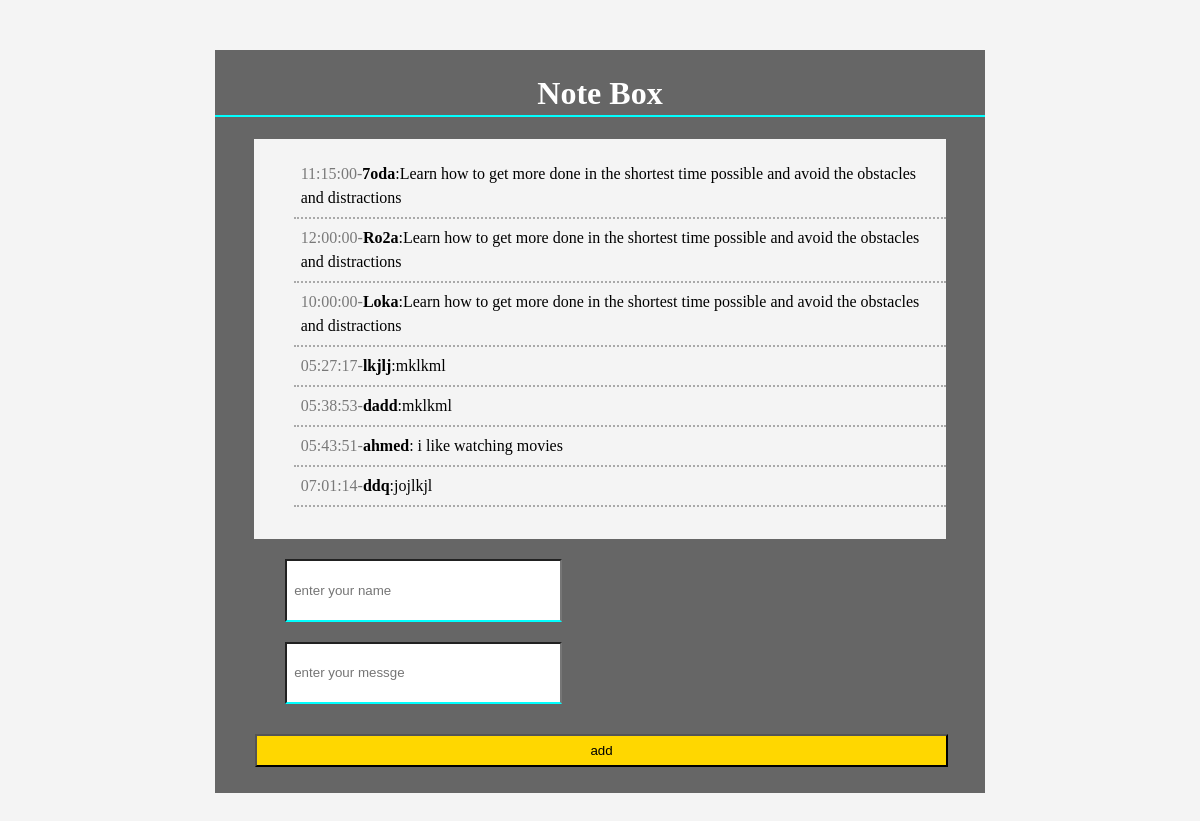
The page / on the database its author committed.
### tables this page shows
CREATE TABLE `note` (
  `id` int(100) NOT NULL,
  `user` varchar(100) NOT NULL,
  `message` text NOT NULL,
  `time` time NOT NULL
);

### db.php (called while the page is built, shortened)
<?php
$connection = mysqli_connect("localhost","root", "","note");
    $query= "select * from note" ;
    $result= mysqli_query($connection,$query) ;

### index.php (the view, shortened to what this page needs)
<?php  include"db.php";
 ?>
<html lang="en">
<head>
	<link rel="stylesheet" href="style.css">
</head>
<body>
		<div id="container">
			<h1> Note Box  </h1>
			<div class="list">
				<ul>
				<?php while($row = mysqli_fetch_assoc($result)) :?>
					<li><span><?php echo $row['time']."-"; ?></span><b><?php echo $row['user']?></b>:<?php echo $row['message'] ; ?></li>
				<?php endwhile ; ?>
				</ul>
			</div>
			<div class ="form">
				<form action="process.php" method="post">
				    <input type="text" name="name" id="name" placeholder="enter your name">
				    <input type="text" name="message" id="pass" placeholder="enter your messge"><br>
				    <div class="btn">
				    <input type="submit" name="submit" value="add">
				    </div>
				</form>
			</div>
		</div>
</body>
</html>

### style.css (style rules this page uses)
body { line-height: 1.5em; background: #f4f4f4 ; }
#container { background: #666666; margin: 50px auto ; width: 65% ; min-height: 500px ; overflow: auto; }
span { opacity: .5; }
#container h1 { padding: 10px; color: white ; text-align: center; border-bottom: 2px solid aqua ; font-size: 2em ; }
.list { width: 90% ; background: #f4f4f4; height: 400px; margin: 20px auto ; overflow: auto ; }
#container li { list-style: none; padding: 7px ; border-bottom: 2px dotted darkgray ; }
.form { width: 90%; min-height: 70px margin:10px auto; }
input[type='text'] { width: 40%; padding: 7px; height: 8%; margin-left: 70px ; margin-bottom: 20px ; border-bottom: 2px solid aqua ; }
input[type='submit'] { padding: 7px; width: 100% ; margin-bottom: 20px ; margin: 10px auto; margin-left: 40px; background-color: gold ; }

### rows shown on the page
note: time "11:15:00", user "7oda", message "Learn how to get more done in the shortest time possible and avoid the obstacles and distractions"
note: time "12:00:00", user "Ro2a", message "Learn how to get more done in the shortest time possible and avoid the obstacles and distractions"
note: time "10:00:00", user "Loka", message "Learn how to get more done in the shortest time possible and avoid the obstacles and distractions"
note: time "05:27:17", user "lkjlj", message "mklkml"
note: time "05:38:53", user "dadd", message "mklkml"
note: time "05:43:51", user "ahmed", message "i like watching movies"
note: time "07:01:14", user "ddq", message "jojlkjl"
